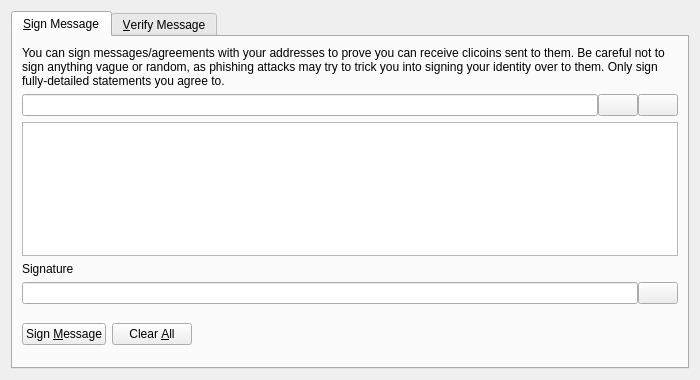
<?xml version="1.0" encoding="UTF-8"?>
<ui version="4.0">
 <class>SignVerifyMessageDialog</class>
 <widget class="QDialog" name="SignVerifyMessageDialog">
  <property name="geometry">
   <rect>
    <x>0</x>
    <y>0</y>
    <width>700</width>
    <height>380</height>
   </rect>
  </property>
  <property name="windowTitle">
   <string>Signatures - Sign / Verify a Message</string>
  </property>
  <property name="modal">
   <bool>true</bool>
  </property>
  <layout class="QVBoxLayout" name="verticalLayout">
   <item>
    <widget class="QTabWidget" name="tabWidget">
     <property name="currentIndex">
      <number>0</number>
     </property>
     <widget class="QWidget" name="tabSignMessage">
      <attribute name="title">
       <string>&amp;Sign Message</string>
      </attribute>
      <layout class="QVBoxLayout" name="verticalLayout_SM">
       <item>
        <widget class="QLabel" name="infoLabel_SM">
         <property name="text">
          <string>You can sign messages/agreements with your addresses to prove you can receive clicoins sent to them. Be careful not to sign anything vague or random, as phishing attacks may try to trick you into signing your identity over to them. Only sign fully-detailed statements you agree to.</string>
         </property>
         <property name="textFormat">
          <enum>Qt::PlainText</enum>
         </property>
         <property name="wordWrap">
          <bool>true</bool>
         </property>
        </widget>
       </item>
       <item>
        <layout class="QHBoxLayout" name="horizontalLayout_1_SM">
         <property name="spacing">
          <number>0</number>
         </property>
         <item>
          <widget class="QValidatedLineEdit" name="addressIn_SM">
           <property name="toolTip">
            <string>The Clicoin address to sign the message with</string>
           </property>
          </widget>
         </item>
         <item>
          <widget class="QPushButton" name="addressBookButton_SM">
           <property name="toolTip">
            <string>Choose previously used address</string>
           </property>
           <property name="text">
            <string/>
           </property>
           <property name="icon">
            <iconset resource="../clicoin.qrc">
             <normaloff>:/icons/address-book</normaloff>:/icons/address-book</iconset>
           </property>
           <property name="shortcut">
            <string>Alt+A</string>
           </property>
           <property name="autoDefault">
            <bool>false</bool>
           </property>
          </widget>
         </item>
         <item>
          <widget class="QPushButton" name="pasteButton_SM">
           <property name="toolTip">
            <string>Paste address from clipboard</string>
           </property>
           <property name="text">
            <string/>
           </property>
           <property name="icon">
            <iconset resource="../clicoin.qrc">
             <normaloff>:/icons/editpaste</normaloff>:/icons/editpaste</iconset>
           </property>
           <property name="shortcut">
            <string>Alt+P</string>
           </property>
           <property name="autoDefault">
            <bool>false</bool>
           </property>
          </widget>
         </item>
        </layout>
       </item>
       <item>
        <widget class="QPlainTextEdit" name="messageIn_SM">
         <property name="toolTip">
          <string>Enter the message you want to sign here</string>
         </property>
        </widget>
       </item>
       <item>
        <widget class="QLabel" name="signatureLabel_SM">
         <property name="text">
          <string>Signature</string>
         </property>
         <property name="textFormat">
          <enum>Qt::PlainText</enum>
         </property>
        </widget>
       </item>
       <item>
        <layout class="QHBoxLayout" name="horizontalLayout_2_SM">
         <property name="spacing">
          <number>0</number>
         </property>
         <item>
          <widget class="QLineEdit" name="signatureOut_SM">
           <property name="font">
            <font>
             <italic>true</italic>
            </font>
           </property>
           <property name="readOnly">
            <bool>true</bool>
           </property>
          </widget>
         </item>
         <item>
          <widget class="QPushButton" name="copySignatureButton_SM">
           <property name="toolTip">
            <string>Copy the current signature to the system clipboard</string>
           </property>
           <property name="text">
            <string/>
           </property>
           <property name="icon">
            <iconset resource="../clicoin.qrc">
             <normaloff>:/icons/editcopy</normaloff>:/icons/editcopy</iconset>
           </property>
           <property name="autoDefault">
            <bool>false</bool>
           </property>
          </widget>
         </item>
        </layout>
       </item>
       <item>
        <layout class="QHBoxLayout" name="horizontalLayout_3_SM">
         <item>
          <widget class="QPushButton" name="signMessageButton_SM">
           <property name="toolTip">
            <string>Sign the message to prove you own this Clicoin address</string>
           </property>
           <property name="text">
            <string>Sign &amp;Message</string>
           </property>
           <property name="icon">
            <iconset resource="../clicoin.qrc">
             <normaloff>:/icons/edit</normaloff>:/icons/edit</iconset>
           </property>
           <property name="autoDefault">
            <bool>false</bool>
           </property>
          </widget>
         </item>
         <item>
          <widget class="QPushButton" name="clearButton_SM">
           <property name="toolTip">
            <string>Reset all sign message fields</string>
           </property>
           <property name="text">
            <string>Clear &amp;All</string>
           </property>
           <property name="icon">
            <iconset resource="../clicoin.qrc">
             <normaloff>:/icons/remove</normaloff>:/icons/remove</iconset>
           </property>
           <property name="autoDefault">
            <bool>false</bool>
           </property>
          </widget>
         </item>
         <item>
          <spacer name="horizontalSpacer_1_SM">
           <property name="orientation">
            <enum>Qt::Horizontal</enum>
           </property>
           <property name="sizeHint" stdset="0">
            <size>
             <width>40</width>
             <height>48</height>
            </size>
           </property>
          </spacer>
         </item>
         <item>
          <widget class="QLabel" name="statusLabel_SM">
           <property name="font">
            <font>
             <weight>75</weight>
             <bold>true</bold>
            </font>
           </property>
           <property name="text">
            <string/>
           </property>
           <property name="wordWrap">
            <bool>true</bool>
           </property>
          </widget>
         </item>
         <item>
          <spacer name="horizontalSpacer_2_SM">
           <property name="orientation">
            <enum>Qt::Horizontal</enum>
           </property>
           <property name="sizeHint" stdset="0">
            <size>
             <width>40</width>
             <height>48</height>
            </size>
           </property>
          </spacer>
         </item>
        </layout>
       </item>
      </layout>
     </widget>
     <widget class="QWidget" name="tabVerifyMessage">
      <attribute name="title">
       <string>&amp;Verify Message</string>
      </attribute>
      <layout class="QVBoxLayout" name="verticalLayout_VM">
       <item>
        <widget class="QLabel" name="infoLabel_VM">
         <property name="text">
          <string>Enter the receiver's address, message (ensure you copy line breaks, spaces, tabs, etc. exactly) and signature below to verify the message. Be careful not to read more into the signature than what is in the signed message itself, to avoid being tricked by a man-in-the-middle attack. Note that this only proves the signing party receives with the address, it cannot prove sendership of any transaction!</string>
         </property>
         <property name="textFormat">
          <enum>Qt::PlainText</enum>
         </property>
         <property name="alignment">
          <set>Qt::AlignLeading|Qt::AlignLeft|Qt::AlignTop</set>
         </property>
         <property name="wordWrap">
          <bool>true</bool>
         </property>
        </widget>
       </item>
       <item>
        <layout class="QHBoxLayout" name="horizontalLayout_1_VM">
         <property name="spacing">
          <number>0</number>
         </property>
         <item>
          <widget class="QValidatedLineEdit" name="addressIn_VM">
           <property name="toolTip">
            <string>The Clicoin address the message was signed with</string>
           </property>
          </widget>
         </item>
         <item>
          <widget class="QPushButton" name="addressBookButton_VM">
           <property name="toolTip">
            <string>Choose previously used address</string>
           </property>
           <property name="text">
            <string/>
           </property>
           <property name="icon">
            <iconset resource="../clicoin.qrc">
             <normaloff>:/icons/address-book</normaloff>:/icons/address-book</iconset>
           </property>
           <property name="shortcut">
            <string>Alt+A</string>
           </property>
           <property name="autoDefault">
            <bool>false</bool>
           </property>
          </widget>
         </item>
        </layout>
       </item>
       <item>
        <widget class="QPlainTextEdit" name="messageIn_VM"/>
       </item>
       <item>
        <widget class="QValidatedLineEdit" name="signatureIn_VM"/>
       </item>
       <item>
        <layout class="QHBoxLayout" name="horizontalLayout_2_VM">
         <item>
          <widget class="QPushButton" name="verifyMessageButton_VM">
           <property name="toolTip">
            <string>Verify the message to ensure it was signed with the specified Clicoin address</string>
           </property>
           <property name="text">
            <string>Verify &amp;Message</string>
           </property>
           <property name="icon">
            <iconset resource="../clicoin.qrc">
             <normaloff>:/icons/transaction_0</normaloff>:/icons/transaction_0</iconset>
           </property>
           <property name="autoDefault">
            <bool>false</bool>
           </property>
          </widget>
         </item>
         <item>
          <widget class="QPushButton" name="clearButton_VM">
           <property name="toolTip">
            <string>Reset all verify message fields</string>
           </property>
           <property name="text">
            <string>Clear &amp;All</string>
           </property>
           <property name="icon">
            <iconset resource="../clicoin.qrc">
             <normaloff>:/icons/remove</normaloff>:/icons/remove</iconset>
           </property>
           <property name="autoDefault">
            <bool>false</bool>
           </property>
          </widget>
         </item>
         <item>
          <spacer name="horizontalSpacer_1_VM">
           <property name="orientation">
            <enum>Qt::Horizontal</enum>
           </property>
           <property name="sizeHint" stdset="0">
            <size>
             <width>40</width>
             <height>48</height>
            </size>
           </property>
          </spacer>
         </item>
         <item>
          <widget class="QLabel" name="statusLabel_VM">
           <property name="font">
            <font>
             <weight>75</weight>
             <bold>true</bold>
            </font>
           </property>
           <property name="text">
            <string/>
           </property>
           <property name="wordWrap">
            <bool>true</bool>
           </property>
          </widget>
         </item>
         <item>
          <spacer name="horizontalSpacer_2_VM">
           <property name="orientation">
            <enum>Qt::Horizontal</enum>
           </property>
           <property name="sizeHint" stdset="0">
            <size>
             <width>40</width>
             <height>48</height>
            </size>
           </property>
          </spacer>
         </item>
        </layout>
       </item>
      </layout>
     </widget>
    </widget>
   </item>
  </layout>
 </widget>
 <customwidgets>
  <customwidget>
   <class>QValidatedLineEdit</class>
   <extends>QLineEdit</extends>
   <header>qvalidatedlineedit.h</header>
  </customwidget>
 </customwidgets>
 <resources>
  <include location="../clicoin.qrc"/>
 </resources>
 <connections/>
</ui>
